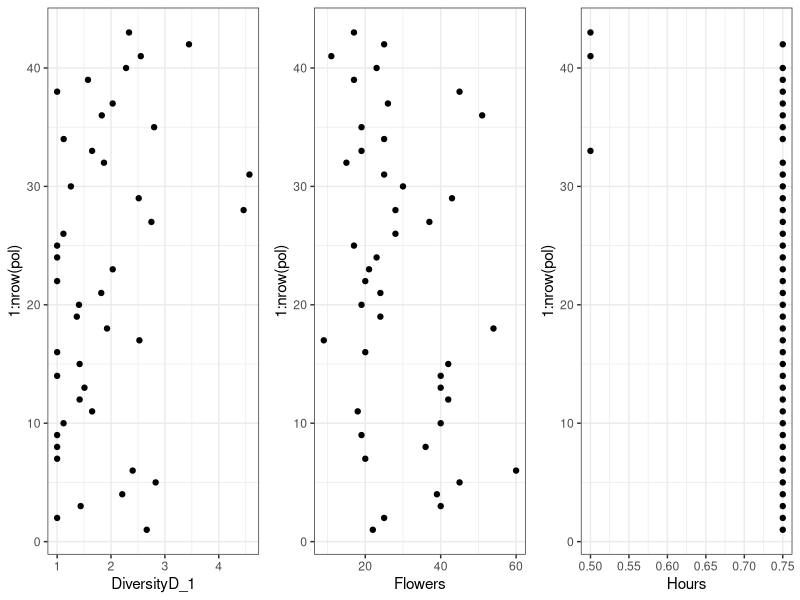
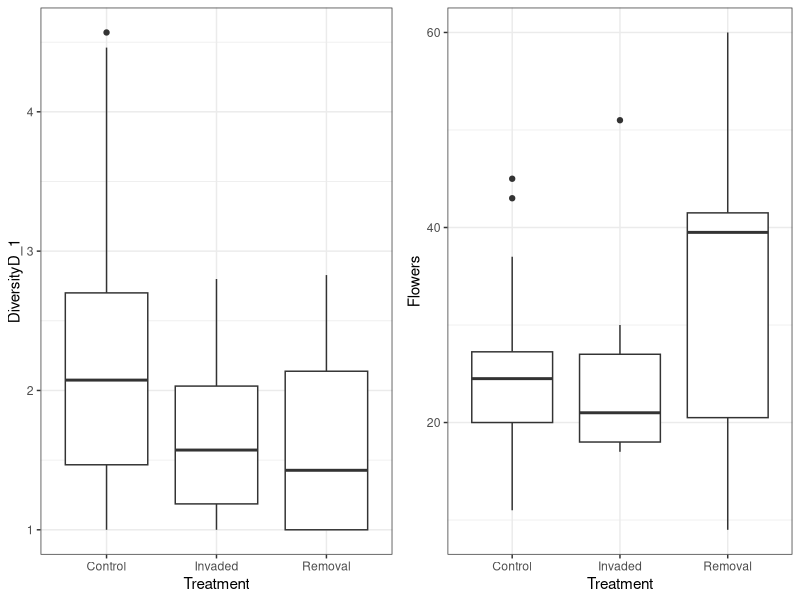
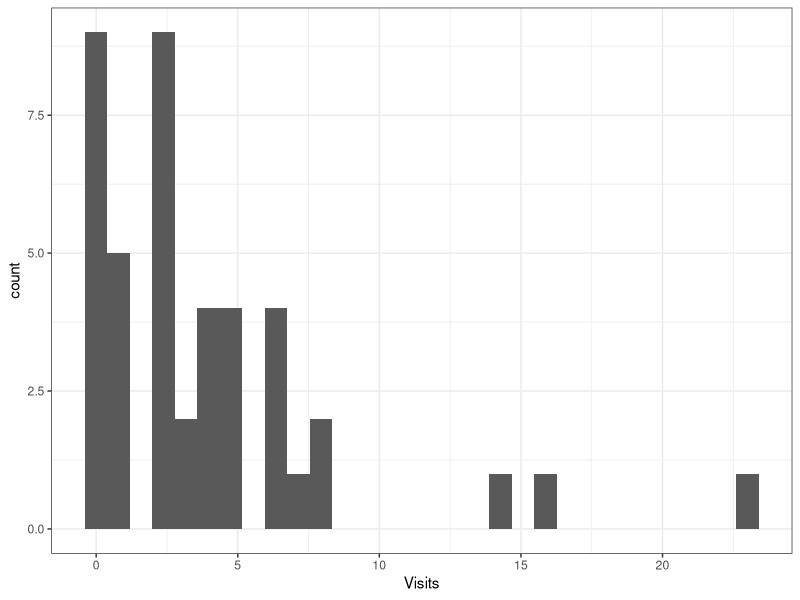
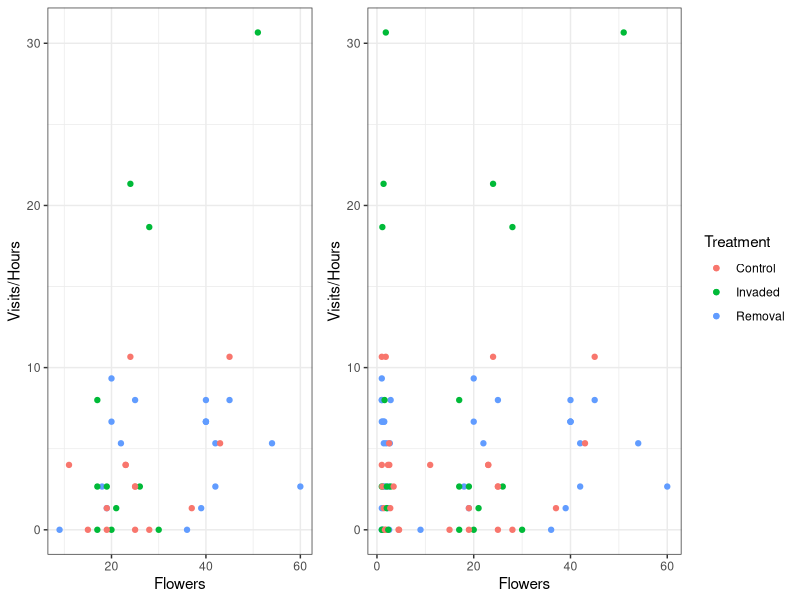
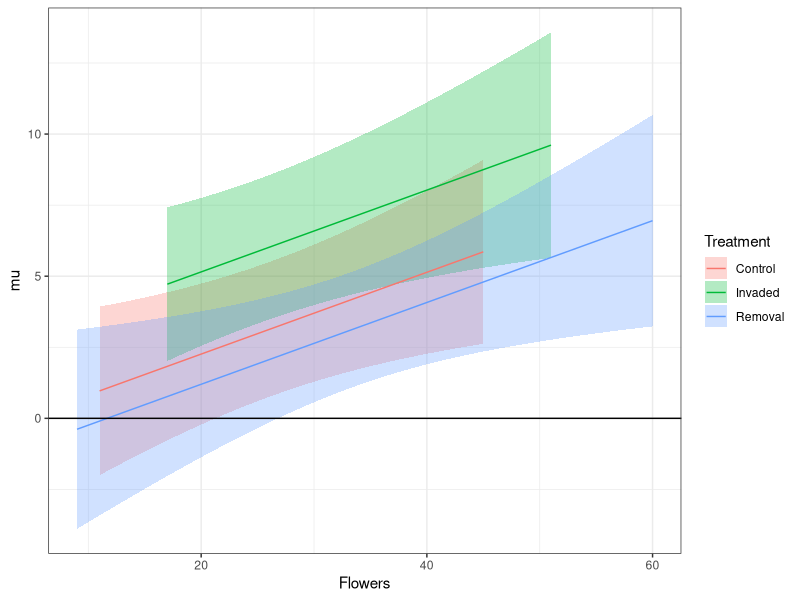
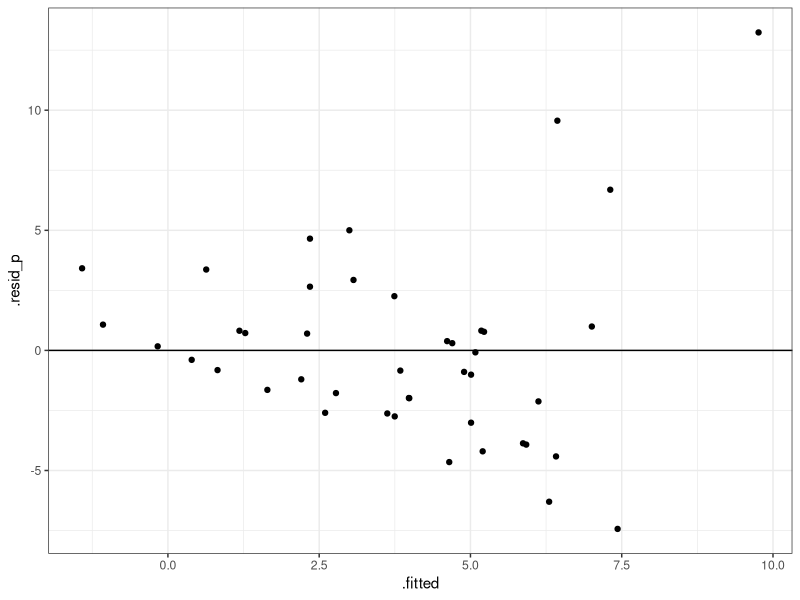
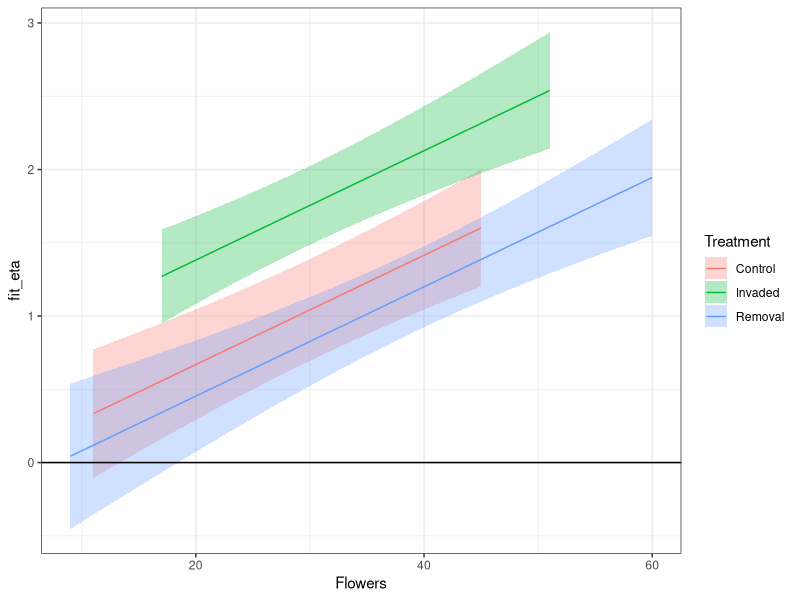
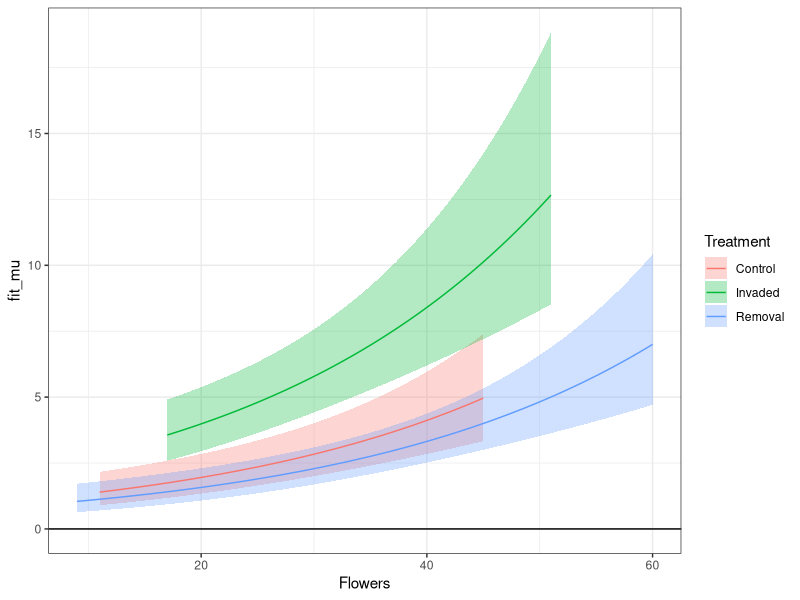

These charts were generated, in order, by the following R code:
# Обобщенные линейные модели для счетных данных
# М.А. Варфоломеева, PhD
# Биологический факультет, СПбГУ

# ## Счетные величины вокруг нас #####

# ## Пример -- гадючий лук и опылители #####

# ## Гадючий лук, копеечник и визиты опылителей
# Гадючий лук (мускари, Leopoldia comosa)--- представитель родной флоры острова Менорка. В 18-19вв туда завезли копеечник венечный (Hedysarum coronarium). Оба вида цветут одновременно и опыляются насекомыми.
# Как зависит число визитов опылителей на цветки гадючьего лука от присутствия вида-вселенца и разнообразия флоры в ближайшей окрестности?
# Источник: Montero-Castaño, Vilà, 2015
# https://doi.org/10.1371/journal.pone.0128595

# Подсчитывали число визитов опылителей на выбранное растение гадючьего лука (в пунктирной рамке) на трех типах участков:
# - Контроль -- только родные виды.
# - Родные виды и вселенец вместе.
# - Родные виды и вселенец вместе, у вселенца удалены цветы.

# ## Переменные в анализе
# Зависимая переменная:
# - `Visits` --- число визитов всех опылителей на цветок _Leopoldia_.
# Предиктор в фокусе исследования:
# - `Treatment` --- тип площадки, тритмент (фактор с 3 уровнями):
#     - `Invaded` --- _Leopoldia_ в смеси с видом-вселенцем _Hedysarum_;
#     - `Removal` --- _Leopoldia_ в смеси с видом-вселенцем с удаленными цветками;
#     - `Control` --- _Leopoldia_ без вида вселенца.
# Другие важные ковариаты:
# - `DiversityD_1` --- Разнообразие флоры на площадке ($exp(H’)$,  где $H'$ --- индекс Шеннона-Уивера) \newline (на луг с более разнообразной растительностью прилетит больше опылителей).
# - `Flowers` --- число цветков _Leopoldia_ на площадке (чем больше, тем больше опылителей).
# - `Hours` --- продолжительность наблюдений (чем дольше, тем больше насчитали).


# ## Открываем и знакомимся с данными
library(readxl)
pol <- read_excel('data/Montero-Castano_Vila_2015_S4_Table.xlsx', sheet = 1)
head(pol)

# Есть ли пропущенные значения?
sum(is.na(pol))

# ## Нет ли наблюдений-выбросов?
library(cowplot); library(ggplot2); theme_set(theme_bw())

gg_dot <- ggplot(pol, aes(y = 1:nrow(pol))) + geom_point()
plot_grid(gg_dot + aes(x = DiversityD_1), gg_dot + aes(x = Flowers),
          gg_dot + aes(x = Hours), nrow = 1)

# ## Каков объем выборки?
table(pol$Treatment)

# Как распределены короткие периоды наблюдений по тритментам?
table(pol$Hours, pol$Treatment)

# ## Нет ли коллинеарности непрерывных и дискретных предикторов?
gg_box <- ggplot(pol, aes(x = Treatment)) + geom_boxplot()

plot_grid(gg_box + aes(y = DiversityD_1),
          gg_box + aes(y = Flowers))

# ## Как распределена переменная-отклик?
ggplot(pol, aes(x = Visits)) + geom_histogram()
mean(pol$Visits == 0) # Какова пропорция нулей?

# ## Какова форма зависимости?
gg_shape1 <- ggplot(pol, aes(y = Visits/Hours, colour = Treatment)) +
  geom_point(aes(x = Flowers))
gg_shape2 <- gg_shape1 + geom_point(aes(x = DiversityD_1))

plot_grid(gg_shape1 + theme(legend.position = 'none'),
          gg_shape2,
          rel_widths = c(0.4, 0.6), nrow = 1)


# ## Опасности моделирования счетных величин при помощи обычной регрессии #####

# ## Что будет, если мы (ошибочно) подберем GLM с нормальным распределением отклика?
mod_norm <- glm(Visits ~ Treatment + DiversityD_1 + Flowers + Hours, data = pol)
coef(mod_norm)
sigma(mod_norm)


# ## Данные для графика предсказания простой линейной модели
library(dplyr)
new_data <- pol %>% group_by(Treatment)%>%
  do(data.frame(Flowers = seq(min(.$Flowers), max(.$Flowers), length.out = 100)))
new_data$DiversityD_1 = mean(pol$DiversityD_1)
new_data$Hours = mean(pol$Hours)

# Модельная матрица и коэффициенты
X <- model.matrix(~ Treatment + DiversityD_1 + Flowers + Hours, data = new_data)
b <- coef(mod_norm)
# Предсказания в масштабе функции связи (eta) совпадают с масштабом отклика (mu)
new_data$mu <- X %*% b
new_data$se_mu <- sqrt(diag(X %*% vcov(mod_norm) %*% t(X)))  # SE

head(new_data, 3)

# ## График предсказаний
ggplot(new_data, aes(x = Flowers, y = mu, fill = Treatment)) +
  geom_ribbon(aes(ymin = mu - 2 * se_mu, ymax = mu + 2 * se_mu), alpha = 0.3) +
  geom_line(aes(colour = Treatment)) +
  geom_hline(yintercept = 0)

# ## Смотрим на результаты подбора модели
summary(mod_norm)

# ## Анализ девиансы для модели с нормальным распределением отклика
drop1(mod_norm, test = 'Chi')


# ## Нет ли коллинеарности предикторов
library(car)
vif(mod_norm)

# ## График остатков от предсказанных значений
mod_norm_diag <- data.frame(.fitted = predict(mod_norm, type = 'response'),
                            .resid_p = residuals(mod_norm, type = 'pearson'))

ggplot(mod_norm_diag, aes(y = .resid_p)) + geom_hline(yintercept = 0) +
  geom_point(aes(x = .fitted))

# ## Модель с нормальным распределением отклика не подходит

# ## GLM с Пуассоновским распределением отклика #####
mod_pois <- glm(Visits ~ Treatment + DiversityD_1 + Flowers + Hours, data = pol,
                   family = 'poisson')

# ## Уравнение модели с Пуассоновским распределением отклика
coef(mod_pois)

# ## Смотрим на результаты подбора модели
summary(mod_pois)

# ## Анализ девиансы для модели с Пуассоновским распределением отклика
drop1(mod_pois, test = 'Chi')
# Можем ли мы доверять этим результатам? Пока не известно.

# ## Данные для предсказаний
new_data <- pol %>% group_by(Treatment)%>%
  do(data.frame(Flowers = seq(min(.$Flowers), max(.$Flowers), length.out = 100)))
new_data$DiversityD_1 = mean(pol$DiversityD_1)
new_data$Hours = mean(pol$Hours)

# ## Предсказания модели при помощи операций с матрицами
# Модельная матрица и коэффициенты
X <- model.matrix(~ Treatment + DiversityD_1 + Flowers + Hours, data = new_data)
b <- coef(mod_pois)

# Предсказанные значения и стандартные ошибки...
# ...в масштабе функции связи (логарифм)
new_data$fit_eta <- X %*% b
new_data$se_eta <- sqrt(diag(X %*% vcov(mod_pois) %*% t(X)))

# ...в масштабе отклика (применяем функцию, обратную функции связи)
new_data$fit_mu <- exp(new_data$fit_eta)
new_data$lwr <- exp(new_data$fit_eta - 2 * new_data$se_eta)
new_data$upr <- exp(new_data$fit_eta + 2 * new_data$se_eta)
head(new_data, 2)

# ## График предсказаний в масштабе функции связи
ggplot(new_data, aes(x = Flowers, y = fit_eta, fill = Treatment)) +
  geom_ribbon(aes(ymin = fit_eta - 2 * se_eta,
                  ymax = fit_eta + 2 * se_eta), alpha = 0.3) +
  geom_line(aes(colour = Treatment)) +
  geom_hline(yintercept = 0)

# ## График предсказаний в масштабе переменной-отклика
ggplot(new_data, aes(x = Flowers, y = fit_mu, fill = Treatment)) +
  geom_ribbon(aes(ymin = lwr,
                  ymax = upr),
              alpha = 0.3) +
  geom_line(aes(colour = Treatment)) +
  geom_hline(yintercept = 0)


# ## Диагностика моделей с Пуассоновским распределением отклика #####

# ## Условия применимости GLM с Пуассоновским распределением отклика
#
# - Случайность и независимость наблюдений внутри групп.
# - Линейность связи переменной отклика с предиктором (с учетом связывающей функции).
# - Отсутствие сверхдисперсии. (Дисперсия остатков равна мат.ожиданию при каждом уровне значений предикторов).
# - Отсутствие коллинеарности предикторов.

# ## График остатков
mod_pois_diag <- data.frame(.fitted = predict(mod_pois, type = 'response'),
                            .resid_p = residuals(mod_pois, type = 'pearson'))
ggplot(mod_pois_diag, aes(x = .fitted, y = .resid_p)) +
  geom_point() +
  geom_hline(yintercept = 0)

# ## Избыточность дисперсии

# Используем предложенную Беном Болкером функцию проверки на сверхдисперсию.

# Функция для проверки наличия сверхдисперсии в модели (автор Ben Bolker)
# http://bbolker.github.io/mixedmodels-misc/glmmFAQ.html
# Код модифицирован для работы с моделями, подобранными MASS::glm.nb()
overdisp_fun <- function(model) {
    rdf <- df.residual(model)  # Число степеней свободы N - p
    if (inherits(model, 'negbin')) rdf <- rdf - 1 ## учитываем k в NegBin GLM
    rp <- residuals(model,type='pearson') # Пирсоновские остатки
    Pearson.chisq <- sum(rp^2) # Сумма квадратов остатков, подчиняется Хи-квадрат распределению
    prat <- Pearson.chisq/rdf  # Отношение суммы квадратов остатков к числу степеней свободы
    pval <- pchisq(Pearson.chisq, df=rdf, lower.tail=FALSE) # Уровень значимости
    c(chisq=Pearson.chisq,ratio=prat,rdf=rdf,p=pval)        # Вывод результатов
}

# ## Проверка на сверхдисперсию
overdisp_fun(mod_pois)



# ## Квазипуассоновские модели #####

# ## Подбираем квази-пуассоновскую модель
mod_quasi <- glm(Visits ~ Treatment + DiversityD_1 + Flowers + Hours, data = pol,
                 family = 'quasipoisson')

# ## Уравнение квази-пуассоновской модели
coef(mod_quasi)
summary(mod_quasi)$dispersion

# ## Смотрим на результаты подбора модели
summary(mod_quasi)

# ## Анализ девиансы для квази-пуассоновской модели
drop1(mod_quasi, test = 'F')


# ## GLM с отрицательным биномиальным распределением отклика #####

# ## GLM с отрицательным биномиальным распределением отклика
library(MASS)
mod_nb <- glm.nb(Visits ~ Treatment + DiversityD_1 + Flowers + Hours, data = pol,
                 link = 'log')

# ## Уравнение модели с отрицательным биномиальным распределением отклика
coef(mod_nb)
summary(mod_nb)$theta

# ## Смотрим на результаты подбора модели
summary(mod_nb)

# ## Анализ девиансы модели с отрицательным биномиальным распределением отклика
drop1(mod_nb, test = 'Chi')
# Можем ли мы доверять этим результатам? Это нужно еще проверить.

# ## График остатков
mod_nb_diag <- data.frame(.fitted = predict(mod_nb, type = 'response'),
                          .resid_p = residuals(mod_nb, type = 'pearson'),
                          pol)
gg_resid <- ggplot(mod_nb_diag, aes(y = .resid_p)) + geom_hline(yintercept = 0)
gg_resid + geom_point(aes(x = .fitted))

# ## Проверка на сверхдисперсию
#
# Обратите внимание, у моделей с отрицательным биномиальным распределением добавляется еще один параметр.
overdisp_fun(mod_nb)

# ## Графики остатков от переменных, которые есть в модели
plot_grid(gg_resid + geom_boxplot(aes(x = Treatment)),
          gg_resid + geom_boxplot(aes(x = as.factor(Hours))),
          gg_resid + geom_point(aes(x = DiversityD_1)),
          gg_resid + geom_point(aes(x = Flowers)),
          nrow = 2)

# ## Графики остатков от переменных, которых нет в модели
plot_grid(gg_resid + geom_point(aes(x = Visits_NO_Apis)),
gg_resid + geom_point(aes(x = Total_1)),
gg_resid + geom_point(aes(x = Fruit)),
gg_resid + geom_point(aes(x = No_Fruit)),
nrow = 2)

# Осторожно! Из этих переменных только Total_1 может быть предиктором. Остальные - это потенциальные отклики - для них, в данном случае, не имеет смысла рисовать диагностические графики.

# ## Описание и визуализация модели #####

# ## Данные для предсказаний
new_data <- pol %>% group_by(Treatment)%>%
  do(data.frame(Flowers = seq(min(.$Flowers), max(.$Flowers), length.out = 100)))
new_data$DiversityD_1 = mean(pol$DiversityD_1)
new_data$Hours = mean(pol$Hours)


# ## Предсказания модели при помощи операций с матрицами

# Модельная матрица и коэффициенты
X <- model.matrix(~ Treatment + DiversityD_1 + Flowers + Hours, data = new_data)
b <- coef(mod_nb)

# Предсказанные значения и стандартные ошибки...
# ...в масштабе функции связи (логарифм)
new_data$fit_eta <- X %*% b
new_data$se_eta <- sqrt(diag(X %*% vcov(mod_nb) %*% t(X)))

# ...в масштабе отклика (применяем функцию, обратную функции связи)
new_data$fit_mu <- exp(new_data$fit_eta)
new_data$lwr <- exp(new_data$fit_eta - 2 * new_data$se_eta)
new_data$upr <- exp(new_data$fit_eta + 2 * new_data$se_eta)

head(new_data, 2)

# ## График предсказаний в масштабе функции связи
ggplot(new_data, aes(x = Flowers, y = fit_eta, fill = Treatment)) +
  geom_ribbon(aes(ymin = fit_eta - 2 * se_eta,
                  ymax = fit_eta + 2 * se_eta),
              alpha = 0.3) +
  geom_line(aes(colour = Treatment)) +
  geom_hline(yintercept = 0)


# ## График предсказаний в масштабе переменной-отклика
ggplot(new_data, aes(x = Flowers, y = fit_mu, fill = Treatment)) +
  geom_ribbon(aes(ymin = lwr,
                  ymax = upr),
              alpha = 0.3) +
  geom_line(aes(colour = Treatment)) +
  geom_hline(yintercept = 0)


# ## GLM с отрицательным биномиальным распределением отклика
ggplot(new_data, aes(x = Flowers, y = fit_mu, fill = Treatment)) +
  geom_ribbon(aes(ymin = lwr,
                  ymax = upr),
              alpha = 0.3) +
  geom_line(aes(colour = Treatment)) +
  geom_hline(yintercept = 0) + ylab('Visits')

